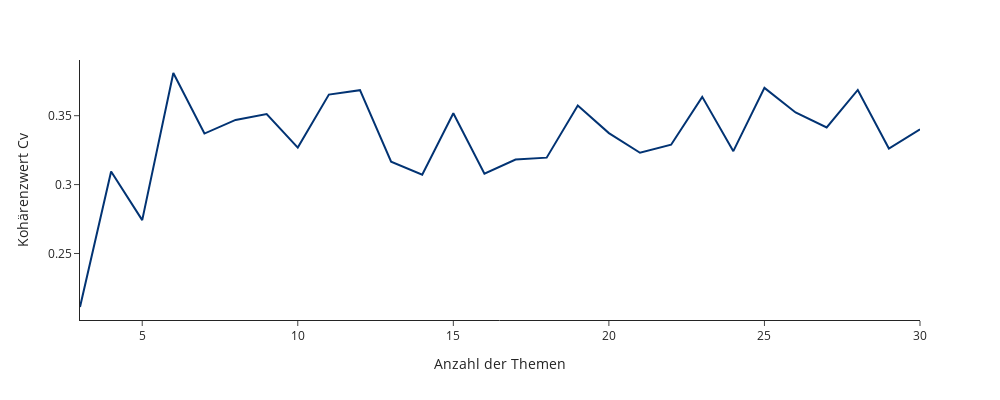

The notebook cell saved with this chart:
### Code cell
nmf_coherence_values = pd.DataFrame(coherence, columns = ["Kohärenzwert Cv", "Anzahl der Themen", "Algorithmus"])
plot_coherence = line(nmf_coherence_values, "Anzahl der Themen", "Kohärenzwert Cv", None)

### Figure 1 — Plotly figure (JSON) as saved in the notebook; plotly's stock layout.template omitted (floating-point values rounded to 4 significant figures)
{"data": [{"hovertemplate": "Anzahl der Themen=%{x}<br>Kohärenzwert Cv=%{y}<extra></extra>", "legendgroup": "", "line": {"color": "#023373", "dash": "solid"}, "marker": {"symbol": "circle"}, "mode": "lines", "name": "", "orientation": "v", "showlegend": false, "type": "scatter", "x": [3, 4, 5, 6, 7, 8, 9, 10, 11, 12, 13, 14, 15, 16, 17, 18, 19, 20, 21, 22, 23, 24, 25, 26, 27, 28, 29, 30], "xaxis": "x", "y": [0.2112, 0.3096, 0.2742, 0.381, 0.337, 0.3469, 0.3511, 0.3268, 0.3653, 0.3685, 0.3166, 0.3071, 0.3517, 0.3079, 0.3182, 0.3196, 0.3574, 0.3374, 0.3231, 0.3289, 0.3637, 0.3243, 0.3702, 0.3523, 0.3415, 0.3687, 0.3261, 0.3401], "yaxis": "y"}], "layout": {"height": 400, "legend": {"tracegroupgap": 0}, "margin": {"t": 60}, "width": 1000, "xaxis": {"anchor": "y", "domain": [0, 1], "title": {"text": "Anzahl der Themen"}}, "yaxis": {"anchor": "x", "domain": [0, 1], "title": {"text": "Kohärenzwert Cv"}}}}
